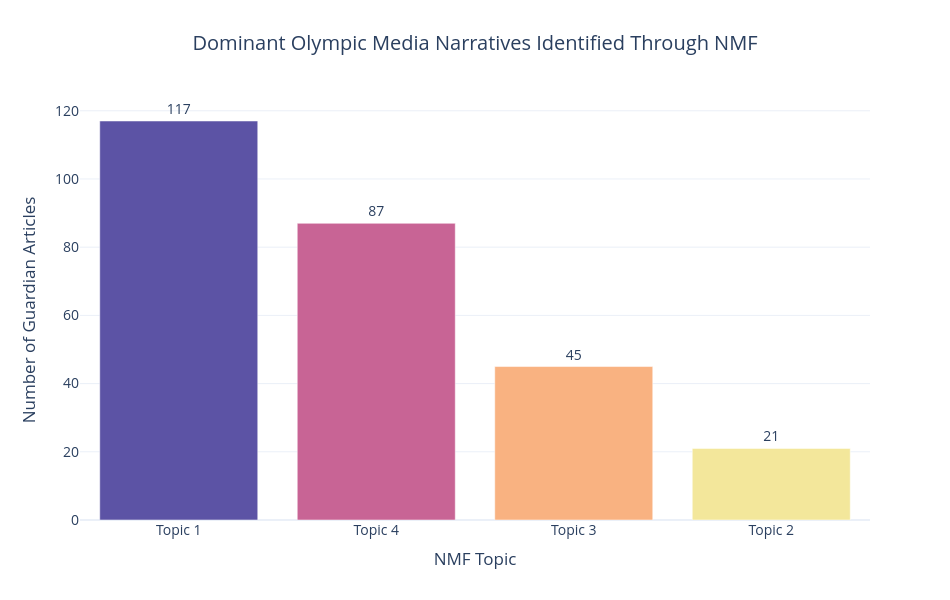

Write notebook code for a chart like this one.
### Code cell
# Create enhanced topic dominance visualisation
fig = px.bar(
    topic_counts,
    x="Topic",
    y="Article_Count",
    color="Article_Count",
    text="Article_Count",
    title="Dominant Olympic Media Narratives Identified Through NMF",
    template="plotly_white",
    color_continuous_scale="sunset"
)

# Improve text formatting
fig.update_traces(
    textposition="outside"
)

# Improve layout
fig.update_layout(
    height=600,
    width=950,
    title_x=0.5,
    xaxis_title="NMF Topic",
    yaxis_title="Number of Guardian Articles",
    font=dict(size=14),
    coloraxis_showscale=False
)

fig.show()

### Figure 1 — Plotly figure (JSON) as saved in the notebook; plotly's stock layout.template omitted (floating-point values rounded to 4 significant figures)
{"data": [{"hovertemplate": "Topic=%{x}<br>Article_Count=%{marker.color}<extra></extra>", "legendgroup": "", "marker": {"color": [117, 87, 45, 21], "coloraxis": "coloraxis", "pattern": {"shape": ""}}, "name": "", "orientation": "v", "showlegend": false, "text": [117.0, 87.0, 45.0, 21.0], "textposition": "outside", "type": "bar", "x": ["Topic 1", "Topic 4", "Topic 3", "Topic 2"], "xaxis": "x", "y": [117, 87, 45, 21], "yaxis": "y"}], "layout": {"barmode": "relative", "coloraxis": {"colorbar": {"title": {"text": "Article_Count"}}, "colorscale": [[0, "rgb(243, 231, 155)"], [0.1667, "rgb(250, 196, 132)"], [0.3333, "rgb(248, 160, 126)"], [0.5, "rgb(235, 127, 134)"], [0.6667, "rgb(206, 102, 147)"], [0.8333, "rgb(160, 89, 160)"], [1, "rgb(92, 83, 165)"]], "showscale": false}, "font": {"size": 14}, "height": 600, "legend": {"tracegroupgap": 0}, "title": {"text": "Dominant Olympic Media Narratives Identified Through NMF", "x": 0.5}, "width": 950, "xaxis": {"anchor": "y", "domain": [0, 1], "title": {"text": "NMF Topic"}}, "yaxis": {"anchor": "x", "domain": [0, 1], "title": {"text": "Number of Guardian Articles"}}}}
